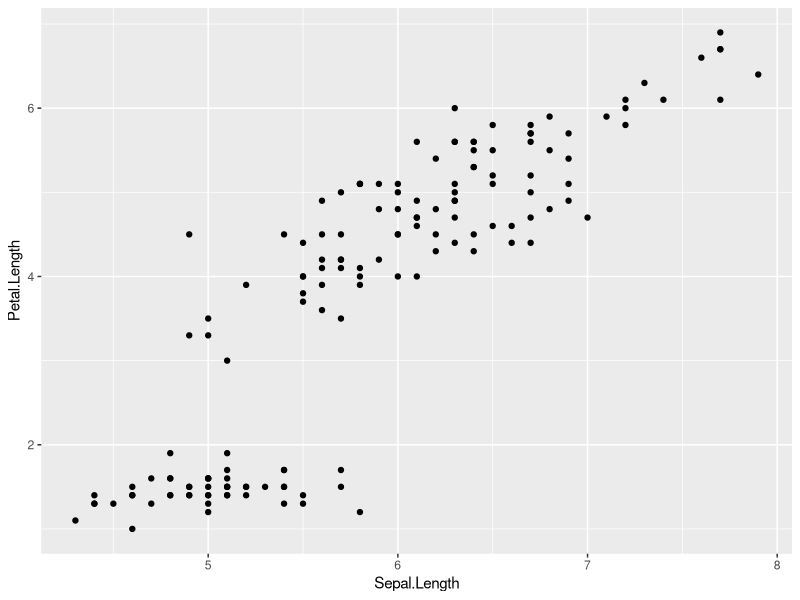
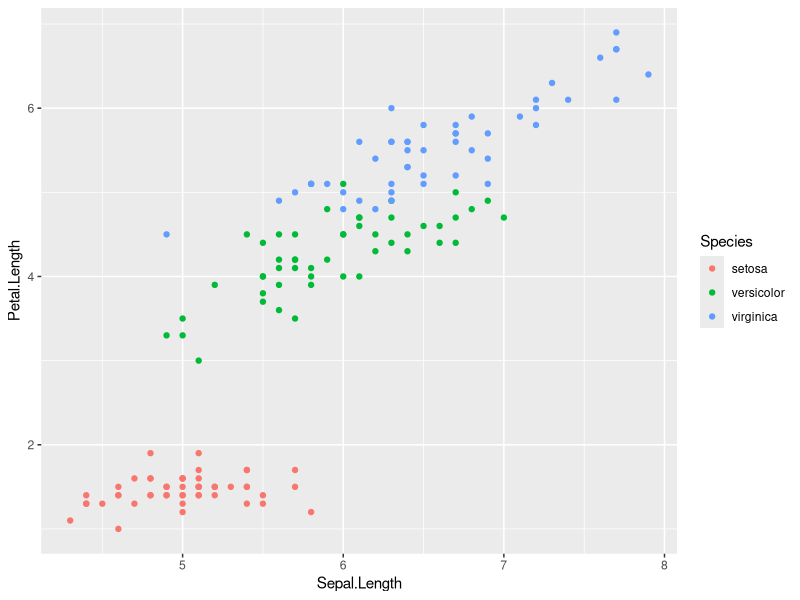
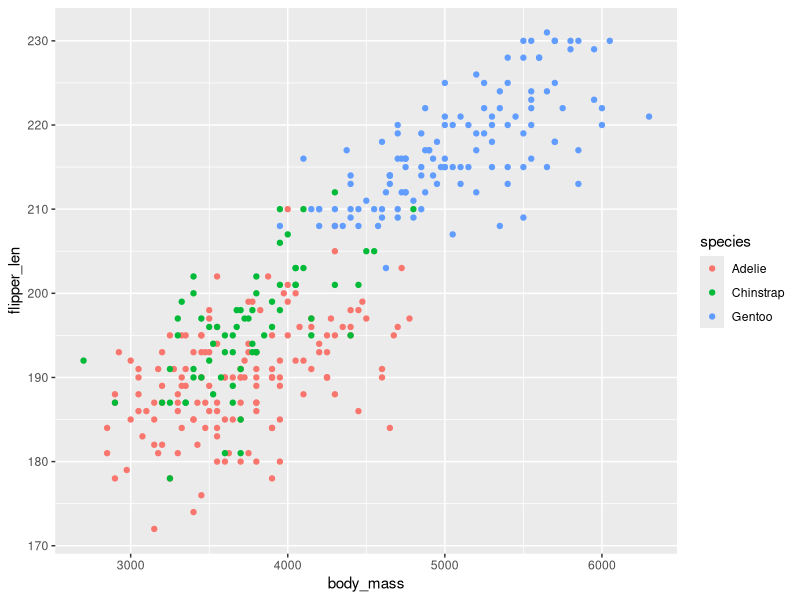

Reproduce these figures in R, in order.
## ---- chunk 1
library(tidyverse)
## ---- chunk 2
ggplot(iris,
       aes(x = Sepal.Length, y = Petal.Length)) + 
  geom_point()
## ---- chunk 3
m2 <- lm(Sepal.Length ~ Petal.Length,
         data = iris)

summary(m2)
## ---- chunk 4
ggplot(iris,
       aes(x = Sepal.Length, y = Petal.Length, color = Species)) + 
  geom_point()
## ---- chunk 5
m4 <- lm(Sepal.Length ~ Petal.Length + Species,
         data = iris)

summary(m4)
## ---- chunk 6
ggplot(penguins, 
       aes(x = body_mass, y = flipper_len, color = species)) + 
  geom_point()
## ---- chunk 7
mp2 <- lm(flipper_len ~ body_mass, data = penguins)
## ---- chunk 8
mp3 <- lm(flipper_len ~ body_mass + species, data = penguins)
## ---- chunk 9
mp4 <- lm(flipper_len ~ body_mass + species + sex, data = penguins)
